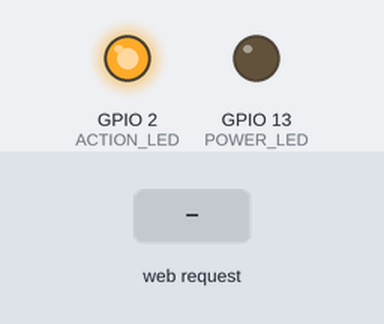
A sketch run on a simulated ESP8266 (NodeMCU). Shown: output pins drawn as LEDs (lit = HIGH). The inputs (shaded band) are chosen by the test bench. WiFi joins after 1.5 s; servers stay silent unless stated; what the sketch prints to the serial monitor is not drawn.

Above: at 0.2 s.
At 2.8 s:
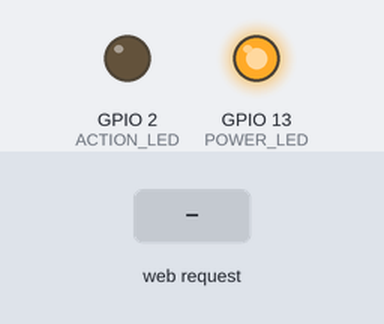
2.9 s: HTTP request GET /remote received
At 3.11 s:
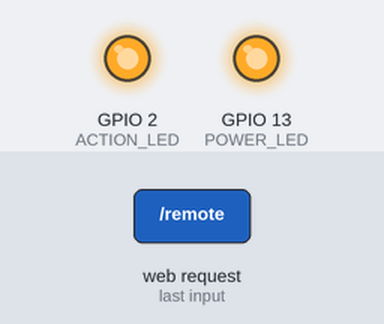
Timing chart, 0 to 5.9 s (numbered marks = the images above; inputs shaded):
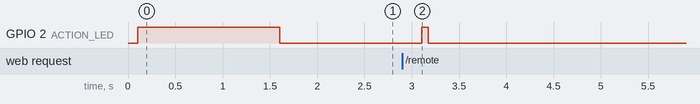

Measured:
- after the input at 2.9 s, GPIO 2 (ACTION_LED): LOW → HIGH after 0.21 s, → LOW 0.07 s later

The sketch:

IRstation.ino
```cpp
#include <ESP8266WiFi.h>
#include <WiFiClient.h>
#include <ESP8266WebServer.h>
#include <ESP8266mDNS.h>
#include <IRremoteESP8266.h>

const char* ssid     = ""; //Your Networkd SSID
const char* password = ""; //Your Networkd Password

const int ACTION_LED = 2;
const int POWER_LED = 13;
const int ON = 1;
const int OFF = 0;

ESP8266WebServer server(80);
IRsend irsend(4); //an IR emitter led is connected to GPIO pin 4

void handleRoot() {
  digitalWrite(ACTION_LED, ON);
  server.send(200, "text/plain", "hello from IRstation!");
  digitalWrite(ACTION_LED, OFF);
}

void handleRemote() {
  digitalWrite(ACTION_LED, 1);

  String codeStr = server.arg("code");
  char * temp;

  long codeLong = strtol(codeStr.c_str(), &temp, 0);

  if (*temp == '\0') {
    //TODO need to support wouth bit length and send types.
    irsend.sendNEC(codeLong, 32);
    server.send(204, "text/plain", "");
  } else {
    server.send(400, "text/plain", "remote code parameter is not a valid number");
  }

  digitalWrite(ACTION_LED, 0);
}

void handleNotFound(){
  digitalWrite(ACTION_LED, 1);
  String message = "File Not Found\n\n";
  message += "URI: ";
  message += server.uri();
  message += "\nMethod: ";
  message += (server.method() == HTTP_GET)?"GET":"POST";
  message += "\nArguments: ";
  message += server.args();
  message += "\n";
  for (uint8_t i=0; i<server.args(); i++){
    message += " " + server.argName(i) + ": " + server.arg(i) + "\n";
  }
  server.send(404, "text/plain", message);
  digitalWrite(ACTION_LED, 0);
}

void setup(void){
  pinMode(POWER_LED, OUTPUT);
  pinMode(ACTION_LED, OUTPUT);
  digitalWrite(ACTION_LED, OFF);
  digitalWrite(POWER_LED, OFF);

  irsend.begin();
  Serial.begin(115200);
  digitalWrite(POWER_LED, OFF);
  delay(100);

  Serial.println("");
  Serial.print("Connecting to ");
  Serial.println(ssid);
  WiFi.begin(ssid, password);

  // Wait for connection
  while (WiFi.status() != WL_CONNECTED) {
    digitalWrite(ACTION_LED, ON);
    delay(500);
    Serial.print(".");
  }
  digitalWrite(ACTION_LED, OFF);
  digitalWrite(POWER_LED, ON);

  Serial.println("");
  Serial.print("Connected to ");
  Serial.println(ssid);
  Serial.print("IP address: ");
  Serial.println(WiFi.localIP());

  if (MDNS.begin("esp8266")) {
    Serial.println("MDNS responder started");
  }

  server.on("/", handleRoot);
  server.on("/remote", handleRemote);
  server.onNotFound(handleNotFound);
  server.begin();
  Serial.println("HTTP server started");

}

void loop(void){
  server.handleClient();
      delay(250);
}
```
